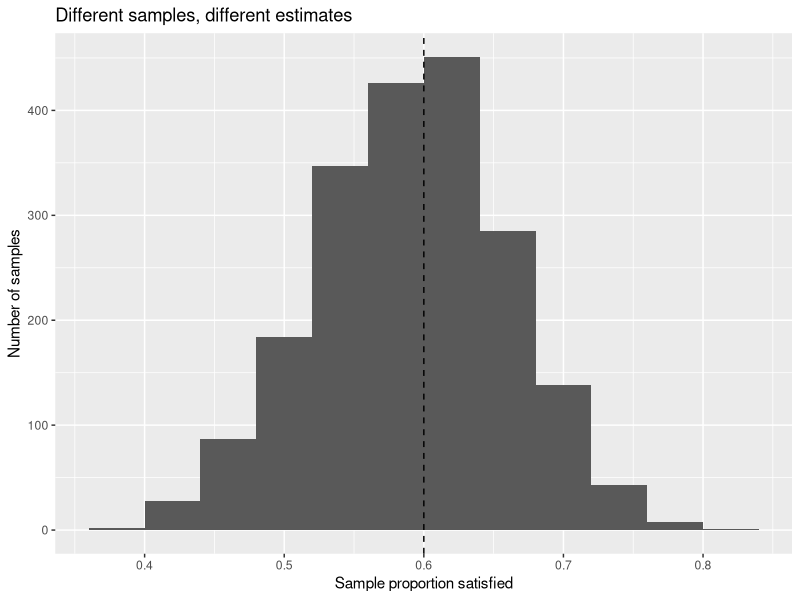
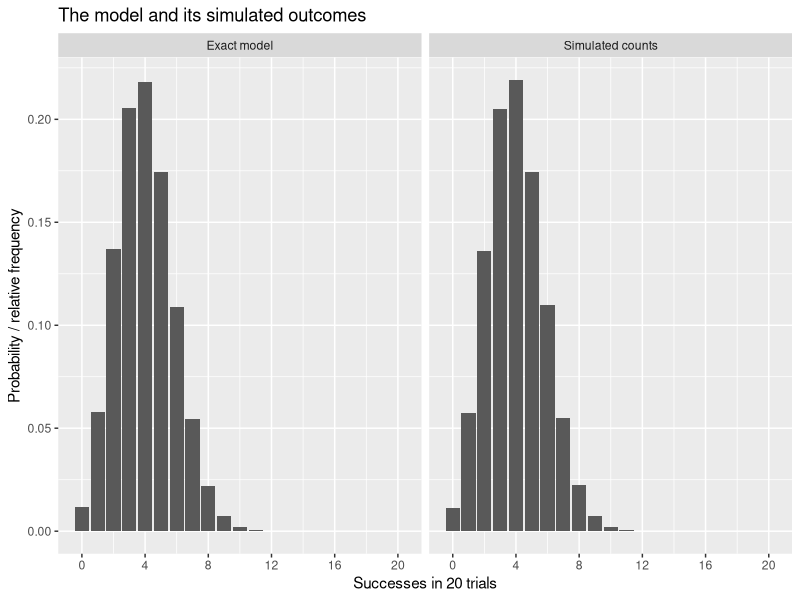
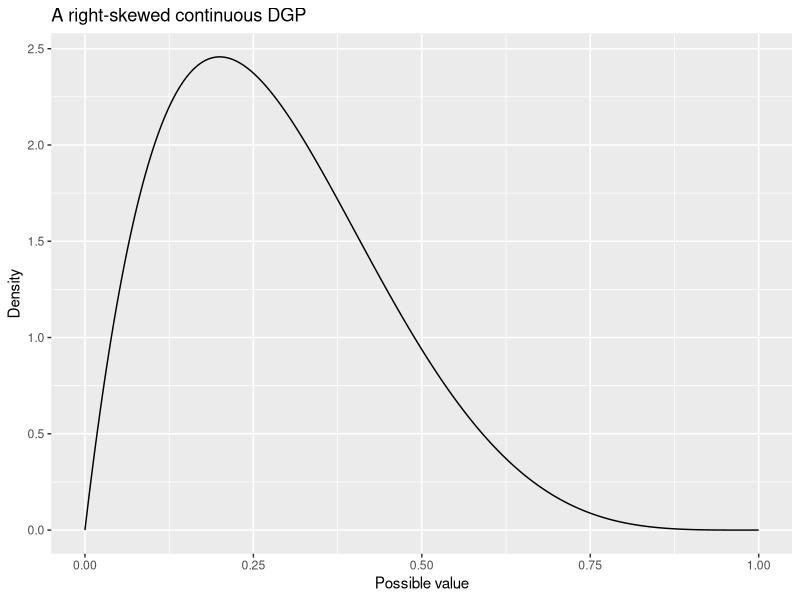
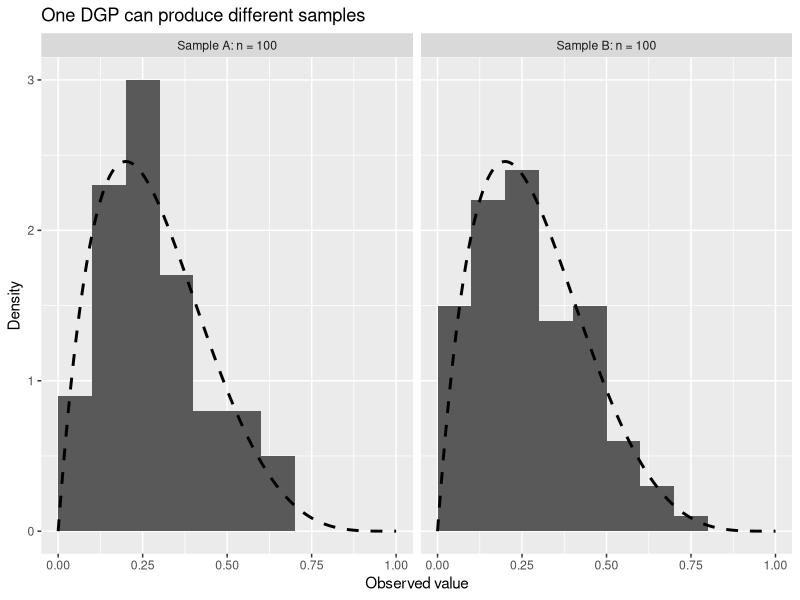
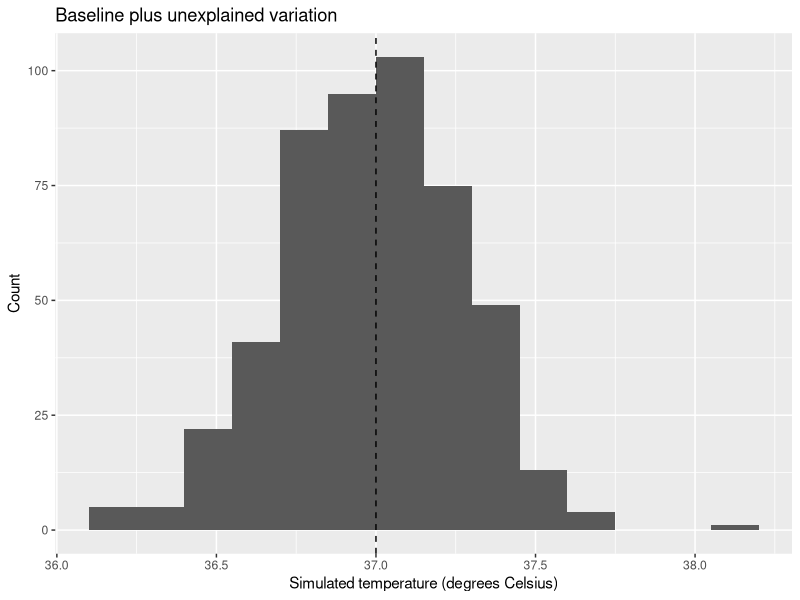

Generate these figures, in order, with R:
## ---- chunk 1
#| label: setup
library(ggplot2) # <1>
library(palmerpenguins) # <2>
## ---- chunk 2
#| label: inspect-penguins
penguin_excerpt <- penguins[ # <1>
  1:4,
  c("species", "island", "bill_length_mm", "body_mass_g")
]
penguin_excerpt # <2>
mean(penguins$body_mass_g, na.rm = TRUE) # <3>
sum(is.na(penguins$body_mass_g)) # <4>
## ---- chunk 3
#| label: finite-population-sample
set.seed(201) # <1>
population <- c(rep(1, 600), rep(0, 400)) # <2>
population_proportion <- mean(population) # <3>
sampled_ids <- sample(seq_along(population), size = 50, replace = FALSE) # <4>
responses <- population[sampled_ids] # <5>
sample_proportion <- mean(responses) # <6>
c(population = population_proportion, sample = sample_proportion) # <7>
## ---- chunk 4
#| label: repeated-samples
#| fig-cap: "Sample proportions from repeated simple random samples of 50 members of the fictional population."
#| fig-alt: "Histogram of 2000 sample proportions from a population with proportion 0.60. Sample proportions vary on both sides of the dashed line at 0.60, illustrating sampling variation around a fixed population value."
set.seed(202) # <1>
sample_props <- replicate(2000, { # <2>
  ids <- sample(seq_along(population), size = 50, replace = FALSE) # <3>
  mean(population[ids]) # <4>
})
sampling_results <- data.frame(proportion = sample_props) # <5>
ggplot(sampling_results, aes(x = proportion)) + # <6>
  geom_histogram(binwidth = 0.04, boundary = 0) + # <7>
  geom_vline(xintercept = population_proportion, linetype = "dashed") + # <8>
  labs(x = "Sample proportion satisfied", y = "Number of samples", # <9>
       title = "Different samples, different estimates")
## ---- chunk 5
#| label: simulate-coin-die
set.seed(203) # <1>
coin_flips <- rbinom(n = 20, size = 1, prob = 0.5) # <2>
die_rolls <- sample(1:6, size = 20, replace = TRUE) # <3>
mean(coin_flips) # <4>
table(factor(die_rolls, levels = 1:6)) # <5>
## ---- chunk 6
#| label: fig-binomial
#| fig-cap: "Exact binomial probabilities and relative frequencies from 200,000 simulated counts."
#| fig-alt: "Two bar-chart panels show binomial counts from 0 to 20 for 20 trials with success probability 0.20. Both peak at 4 successes and have a longer right tail. Simulated relative frequencies closely resemble the exact probabilities."
set.seed(204) # <1>
simulated_counts <- rbinom(n = 200000, size = 20, prob = 0.20) # <2>
possible_counts <- 0:20 # <3>
exact_probs <- dbinom(possible_counts, size = 20, prob = 0.20) # <4>
relative_freqs <- as.numeric(table(factor(simulated_counts, levels = 0:20))) / # <5>
  length(simulated_counts)
comparison <- data.frame( # <6>
  count = rep(possible_counts, times = 2),
  height = c(exact_probs, relative_freqs),
  source = rep(c("Exact model", "Simulated counts"), each = 21)
)
ggplot(comparison, aes(x = count, y = height)) + # <7>
  geom_col() + # <8>
  facet_wrap(~ source, nrow = 1) + # <9>
  scale_x_continuous(breaks = seq(0, 20, by = 4)) + # <10>
  labs(x = "Successes in 20 trials", y = "Probability / relative frequency",
       title = "The model and its simulated outcomes") # <11>
## ---- chunk 7
#| label: fig-beta-density
#| fig-cap: "The theoretical density of a Beta(2, 5) model."
#| fig-alt: "A smooth density curve on the interval 0 to 1 rises from zero to a peak near 0.20 and then declines toward zero at 1. The curve is right-skewed. Its peak is above 1 because the vertical axis measures density, not probability."
grid <- seq(0, 1, length.out = 1000) # <1>
beta_density <- dbeta(grid, shape1 = 2, shape2 = 5) # <2>
density_data <- data.frame(value = grid, density = beta_density) # <3>
ggplot(density_data, aes(x = value, y = density)) + # <4>
  geom_line() + # <5>
  labs(x = "Possible value", y = "Density",
       title = "A right-skewed continuous DGP") # <6>
## ---- chunk 8
#| label: beta-interval-probability
pbeta(0.5, shape1 = 2, shape2 = 5) - # <1>
  pbeta(0.2, shape1 = 2, shape2 = 5) # <2>
## ---- chunk 9
#| label: fig-beta-samples
#| fig-height: 4.5
#| fig-cap: "Two independent samples of size 100 from the same Beta(2, 5) model. The dashed curve is the known theoretical density."
#| fig-alt: "Side-by-side density-scaled histograms of two independent samples of 100 beta values. Both concentrate toward the lower end of 0 to 1 but differ in their bar heights. The same dashed theoretical density is overlaid on both panels."
set.seed(205) # <1>
sample_data <- data.frame( # <2>
  value = rbeta(n = 200, shape1 = 2, shape2 = 5),
  sample = rep(c("Sample A: n = 100", "Sample B: n = 100"), each = 100)
)
ggplot(sample_data, aes(x = value)) + # <3>
  geom_histogram(aes(y = after_stat(density)), # <4>
                 binwidth = 0.1, boundary = 0) +
  geom_line(data = density_data, aes(x = value, y = density), # <5>
            inherit.aes = FALSE, linetype = "dashed", linewidth = 1) +
  facet_wrap(~ sample, nrow = 1) + # <6>
  scale_x_continuous(limits = c(0, 1)) + # <7>
  labs(x = "Observed value", y = "Density",
       title = "One DGP can produce different samples") # <8>
## ---- chunk 10
#| label: fig-additive-model
#| fig-cap: "Simulated measurements from an additive model with baseline 37.0 and normally distributed errors with standard deviation 0.3."
#| fig-alt: "Histogram of 500 simulated temperature measurements forms an approximately symmetric mound around a dashed vertical line at 37.0 degrees Celsius. Individual values lie above and below the fixed baseline because their simulated errors can be positive or negative."
set.seed(206) # <1>
beta <- 37.0 # <2>
sigma <- 0.3 # <3>
errors <- rnorm(n = 500, mean = 0, sd = sigma) # <4>
temperatures <- beta + errors # <5>
temperature_data <- data.frame(temperature = temperatures) # <6>
ggplot(temperature_data, aes(x = temperature)) + # <7>
  geom_histogram(binwidth = 0.15, boundary = beta) + # <8>
  geom_vline(xintercept = beta, linetype = "dashed") + # <9>
  labs(x = "Simulated temperature (degrees Celsius)", y = "Count",
       title = "Baseline plus unexplained variation") # <10>
